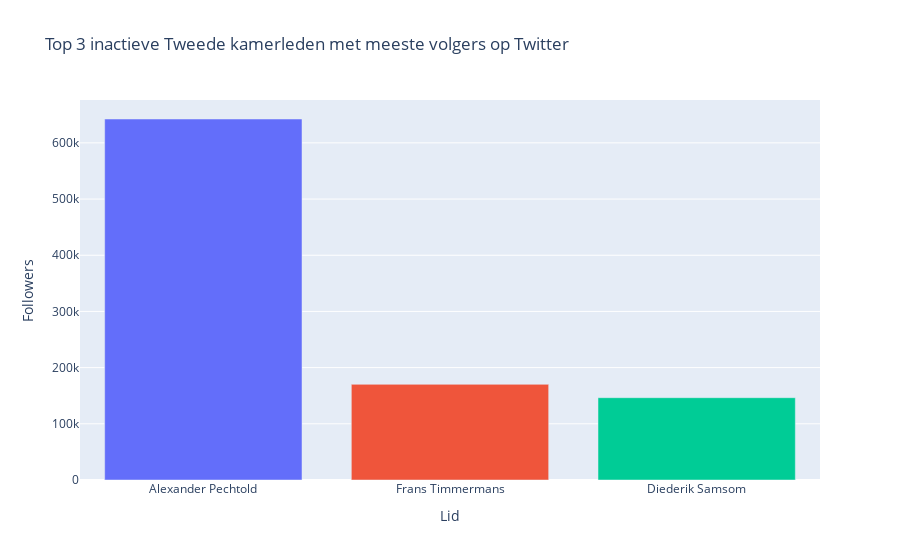

Notebook source saved alongside this figure:
### Markdown cell above
## Figuur 9

### Code cell
top_x_leden = 3
inactieve_leden = df[~df['Eindjaar'].isnull()]
tab = inactieve_leden.sort_values(by='Followers', ascending=False)[['Lid', 'Followers']]
fig = px.bar(tab[:top_x_leden], x='Lid', y='Followers', color='Lid',
             title='Top %d inactieve Tweede kamerleden met meeste volgers op Twitter' % top_x_leden)
fig.update_layout(showlegend=False)
fig.show()
tab.head()

### Figure 1 — Plotly figure (JSON) as saved in the notebook; plotly's stock layout.template omitted (floating-point values rounded to 4 significant figures)
{"data": [{"alignmentgroup": "True", "hovertemplate": "Lid=%{x}<br>Followers=%{y}<extra></extra>", "legendgroup": "Alexander Pechtold", "marker": {"color": "#636efa"}, "name": "Alexander Pechtold", "offsetgroup": "Alexander Pechtold", "orientation": "v", "showlegend": true, "textposition": "auto", "type": "bar", "x": ["Alexander Pechtold"], "xaxis": "x", "y": [642478], "yaxis": "y"}, {"alignmentgroup": "True", "hovertemplate": "Lid=%{x}<br>Followers=%{y}<extra></extra>", "legendgroup": "Frans Timmermans", "marker": {"color": "#EF553B"}, "name": "Frans Timmermans", "offsetgroup": "Frans Timmermans", "orientation": "v", "showlegend": true, "textposition": "auto", "type": "bar", "x": ["Frans Timmermans"], "xaxis": "x", "y": [170254], "yaxis": "y"}, {"alignmentgroup": "True", "hovertemplate": "Lid=%{x}<br>Followers=%{y}<extra></extra>", "legendgroup": "Diederik Samsom", "marker": {"color": "#00cc96"}, "name": "Diederik Samsom", "offsetgroup": "Diederik Samsom", "orientation": "v", "showlegend": true, "textposition": "auto", "type": "bar", "x": ["Diederik Samsom"], "xaxis": "x", "y": [146483], "yaxis": "y"}], "layout": {"barmode": "relative", "legend": {"title": {"text": "Lid"}, "tracegroupgap": 0}, "showlegend": false, "title": {"text": "Top 3 inactieve Tweede kamerleden met meeste volgers op Twitter"}, "xaxis": {"anchor": "y", "categoryarray": ["Alexander Pechtold", "Frans Timmermans", "Diederik Samsom"], "categoryorder": "array", "domain": [0, 1], "title": {"text": "Lid"}}, "yaxis": {"anchor": "x", "domain": [0, 1], "title": {"text": "Followers"}}}}
